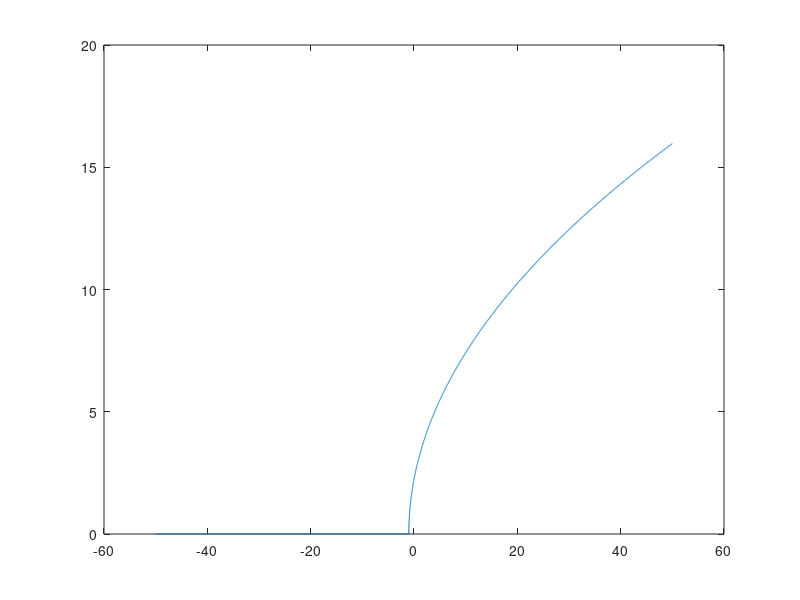

Here is the MATLAB script that generated this plot: (Note: this script raises an error after producing the figure.)
function FuncionRadicalCaso1()
clc
clear all;

disp ('Calculo del dominio y rango de funciones');
disp ('Funcion Radical');
disp ('Sea la funcion sqrt(ax + b) :');

a = input ('Ingrese el valor de a   ');
b = input ('Ingrese el valor de b   ');

x = -50:0.01:50;
y= sqrt(a*x + b);
w = -b./a;
plot (x,y);

disp ("El dominio es: [," + w + " ?)");